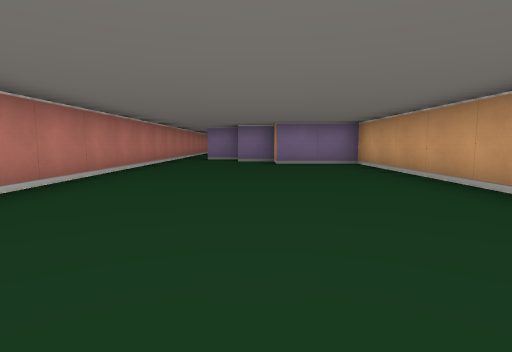
[1] (above)

15 first-person views from a walk through a cub3D maze. The camera is about half as high as the walls, tilts 6° down and sees 80° across. The floor is counted in squares. Each view is taken from the middle of a square. On the plan, view 1 faces up. The plan holds only what a view shows up to about 9 squares ahead; the rest is blank.

[2]
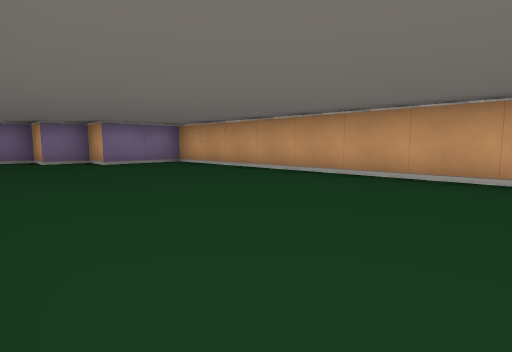

[3]
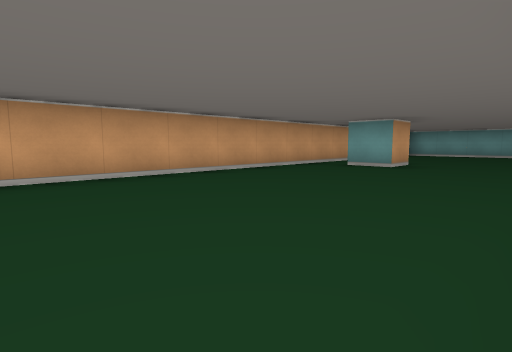

[4]
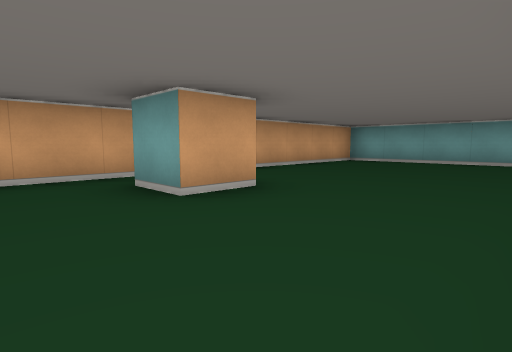

[5]
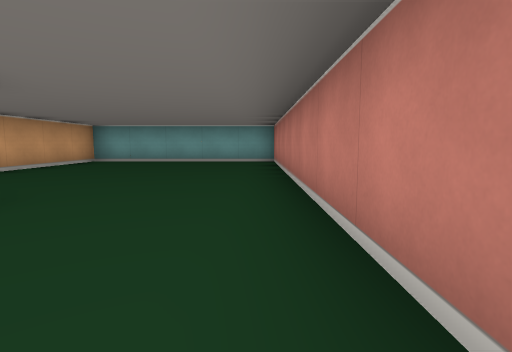

[6]
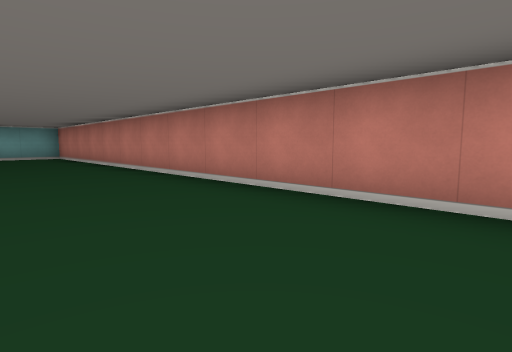

[7]
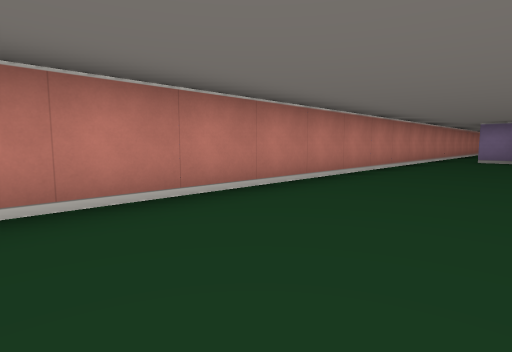

[8]
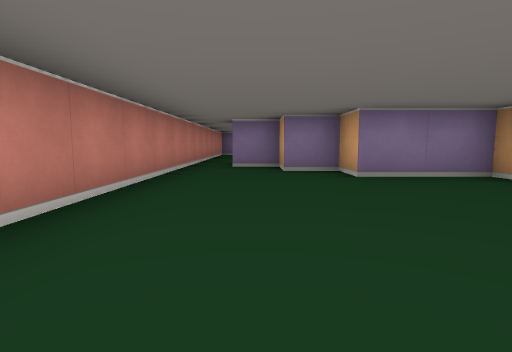

[9]
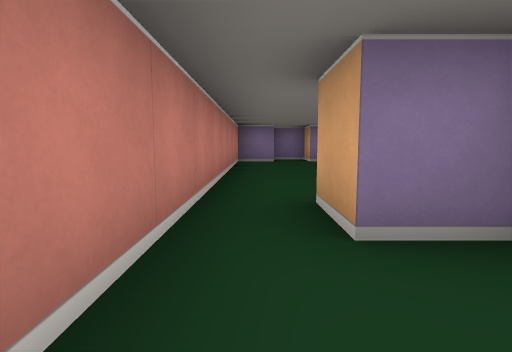

[10]
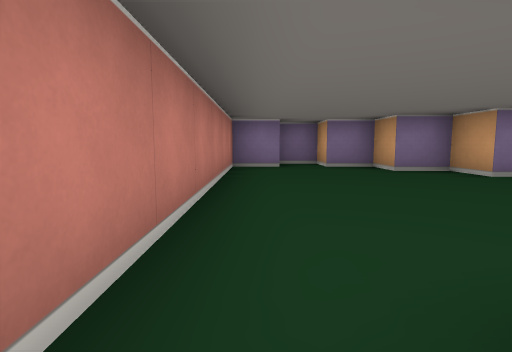

[11]
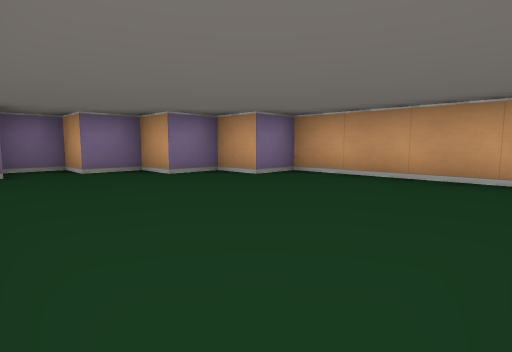

[12]
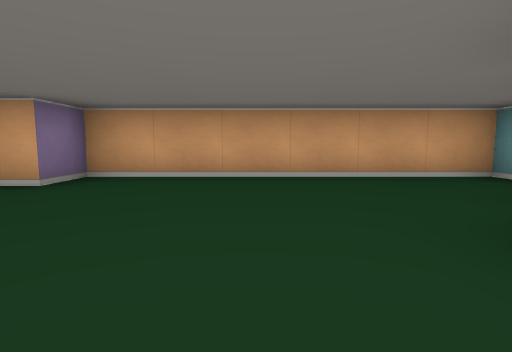

[13]
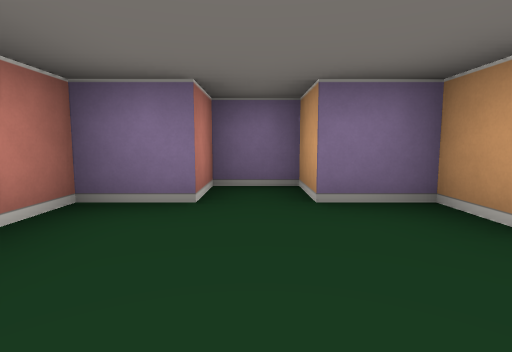

[14]
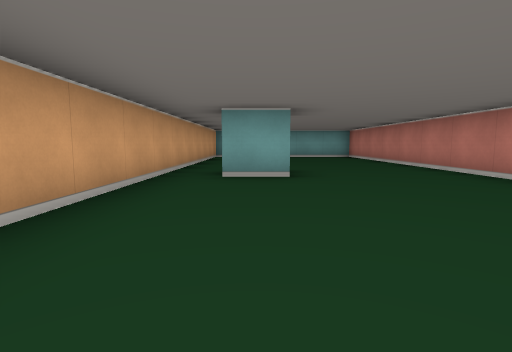

[15]
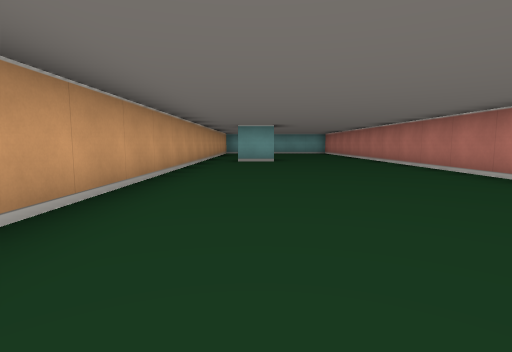

### Floor plan
Points are (right, up) in squares from view 1. A wall is a line through its corners. A room is listed if a view was taken in it or the views show most of it. See-through windows are left out.
Room 1 (views 1, 2, 3, 4, 5, 6, 7, 8, 9, 10, 14, 15)
walls: (0.5, -5.5) (0.5, -4.5) (1.5, -4.5); (-2.5, 10.5) (-2.5, -11.5) (2.5, -11.5) (2.5, 7.5) (0.5, 7.5) (0.5, 8.5) (-0.5, 8.5) (-0.5, 9.5) (-1.5, 9.5) (-1.5, 10.5)
ways out: opening at (-2, 10) to room 2
Room 2 (views 11, 12, 13)
walls: (2.5, 8.4) (2.5, 14.5) (1.5, 14.5) (1.5, 15.5) (0.5, 15.5) (0.5, 16.5) (-0.5, 16.5) (-0.5, 17.5) (-1.5, 17.5) (-1.5, 16.5) (-2.5, 16.5) (-2.5, 10.5)
ways out: opening at (-2, 10) to room 1

Where each view was taken, in squares from view 1:
view 1: 0 up, 0 right, facing up
view 2: 0 up, 2 left, facing up-right
view 3: 2 up, 2 left, facing down-right
view 4: 3 down, 2 left, facing down-right
view 5: 3 down, 2 left, facing down
view 6: 0 up, 0 right, facing down-left
view 7: 0 up, 0 right, facing up-left
view 8: 3 up, 1 left, facing up
view 9: 8 up, 2 left, facing up
view 10: 10 up, 2 left, facing up
view 11: 11 up, 2 left, facing up-right
view 12: 12 up, 2 left, facing right
view 13: 14 up, 1 left, facing up
view 14: 0 up, 1 right, facing down
view 15: 4 up, 1 right, facing down
